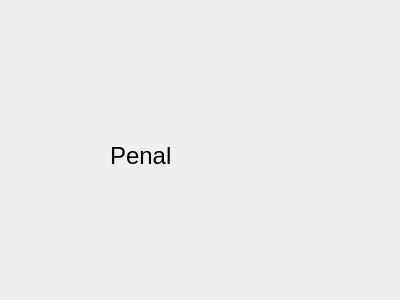
<?xml version="1.0" encoding="UTF-8"?>
<ui version="4.0">
 <class>page_penal</class>
 <widget class="QWidget" name="page_penal">
  <property name="geometry">
   <rect>
    <x>0</x>
    <y>0</y>
    <width>400</width>
    <height>300</height>
   </rect>
  </property>
  <property name="windowTitle">
   <string>Form</string>
  </property>
  <widget class="QLabel" name="label">
   <property name="geometry">
    <rect>
     <x>110</x>
     <y>120</y>
     <width>151</width>
     <height>71</height>
    </rect>
   </property>
   <property name="font">
    <font>
     <pointsize>18</pointsize>
    </font>
   </property>
   <property name="text">
    <string>Penal</string>
   </property>
  </widget>
 </widget>
 <resources/>
 <connections/>
</ui>
